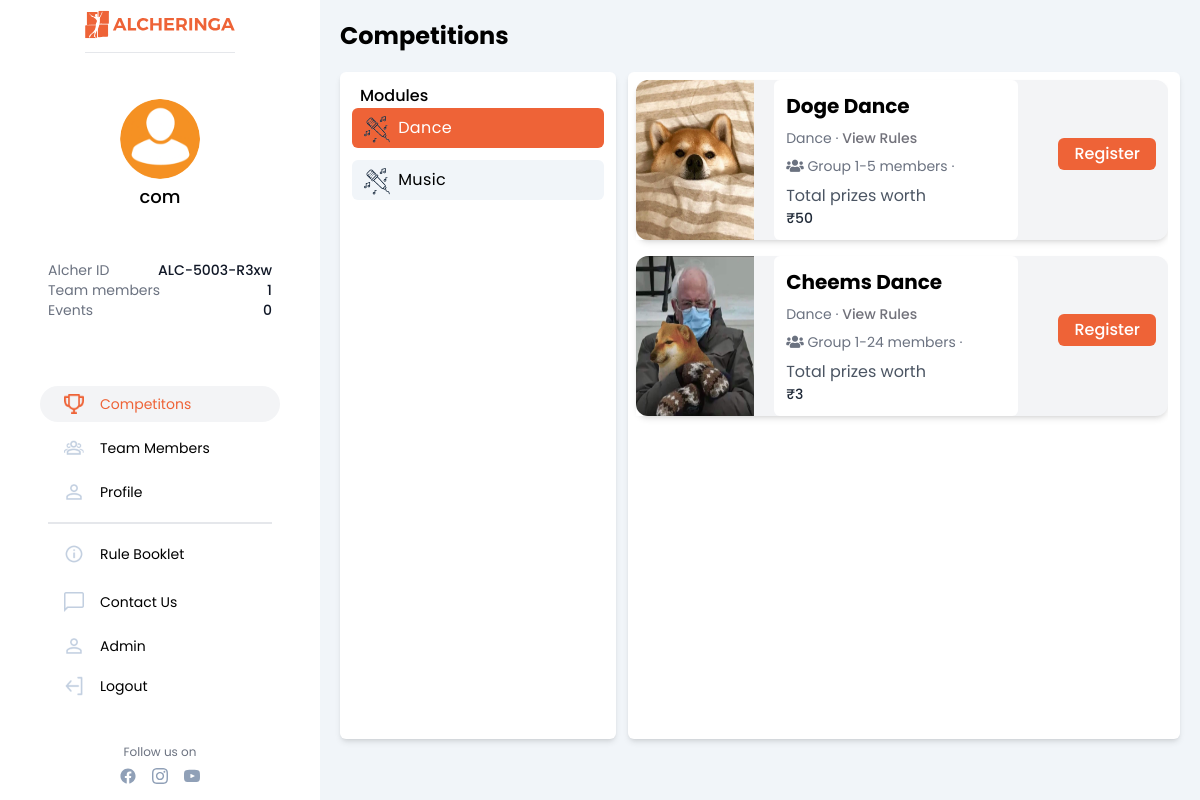
Page /competitions/ (signed in) on the committed database.
### authentication/models.py (models this page shows, shortened)
class NewUser(AbstractBaseUser, PermissionsMixin):
    alcherid = models.CharField(
        max_length=255, blank=True, unique=True)
    id = models.SlugField(primary_key=True, default=uuid.uuid4)
    img = models.ImageField(upload_to="image_uploads/userdp/",
                            default='user-default.png')
    email = models.EmailField(_('email address'), unique=True)
    username = models.CharField(max_length=150, unique=True)
    collegename = models.CharField(max_length=150, unique=False)
    city = models.CharField(max_length=150, unique=False)
    fullname = models.CharField(max_length=150, blank=True)
    phone = PhoneNumberField(unique=False, blank=True)
    alternate_phone = PhoneNumberField(unique=False, blank=True,null=True)
    interest = models.ManyToManyField(
        "competitions.Module", related_name="interest")
    team_members=models.IntegerField(default=0)
    no_of_events_registered=models.IntegerField(default=0)
    date_joined = models.DateTimeField(default=timezone.now)
    provider = models.CharField(max_length=200, unique=False, default="email")
    about = models.TextField(_('about'), max_length=500, blank=True)
    is_staff = models.BooleanField(default=False)
    is_active = models.BooleanField(default=False)
    objects = CustomAccountManager()
    USERNAME_FIELD = 'email'
    REQUIRED_FIELDS = ['username']

### competitions/models.py (models this page shows, shortened)
class Module(models.Model):
    id = models.SlugField(primary_key=True, default=uuid.uuid4)
    module = models.CharField(max_length=127)
    module_query_name_without_spaces_all_small = models.CharField(max_length=127)
    module_icon = models.ImageField(
        upload_to="image_uploads/moduleicons/", default='module_icon_default.png')
    def __str__(self):
          return str(self.module)

class Competition(models.Model):
  id = models.SlugField(primary_key=True, default=uuid.uuid4)
  module=models.ForeignKey(Module,related_name='modulename',on_delete=models.CASCADE)
  event_name = models.CharField(max_length = 255)
  event_desc = models.CharField(max_length = 255)
  event_rules=models.TextField()
  min_members = models.IntegerField(default=1)
  max_members = models.IntegerField(default = 1)
  prize_worth = models.IntegerField()
  image = models.ImageField(upload_to="image_uploads/event_pics/", default='event_default.png')

### competitions/views.py (the view)
# urls.py: path('', views.showallcompetitions, name='showallcompetitions'),
@login_required(login_url='login')
def showallcompetitions(request):
    modulequery = request.GET.get('module') or 'dance'
    module_comp = Competition.objects.all()
    module = None
    if modulequery:
        module = Module.objects.get(
            module_query_name_without_spaces_all_small=modulequery)
        module_comp = module_comp.filter(module=module)
    modules = Module.objects.all()
    if module:
        modulename = module.module_query_name_without_spaces_all_small
    return render(request, 'competitions/allcomp.html', {'allmod': modules, 'allcomp': module_comp, 'modulename': modulename,'active_page':'competitions'})

### templates/competitions/allcomp.html (shortened to what this page needs)
{% extends '../basictailwind.html'%}
{% load static %}
{%block body%}
<div style="background-color: #F3F6F8;">
    </head>
    <body>
        <div class="md:flex md:flex-row sm:flex-col">
            {% include 'navbar.html' %}
            <span class="content bg-slate-100 h-screen">
                <span class="flex flex-row items-end h-10 mt-3 mb-3">
                    <span
                        class="competition-title font-poppins inline w-11/12 align-middle md:pl-5 font-bold text-2xl sm:justify-center sm:text-center">
                        <p class="text-center pl-5 md:text-left md:pl-0"> Competitions</p>
                    </span>
                </span>
                <div class="md:m-5 bg-inherit flex md:flex-row md:h-5/6 flex-col">
                    <div class="m-0 p-0 md:rounded-md bg-white md:w-1/3 h-full inline overflow-auto shadow-md">
                        <div>
                            <p class="pl-5 pt-3 font-medium hideitems">Modules</p>
                        </div>
                        <div class="flex flex-col flex-nowrap overflow-auto competitions-list mydropdown">
                            {% for module in allmod %}
                            <a href="?module={{module.module_query_name_without_spaces_all_small}}" class="hideitems moduleitems"
                                onclick="mobchange('{{module.module_query_name_without_spaces_all_small}}'); changecolor('{{module.module_query_name_without_spaces_all_small}}')">
                                <div class="h-10 bg-slate-100 m-3 mt-0 rounded-md flex align-middle ii"
                                    id="{{module.module_query_name_without_spaces_all_small}}">
                                    <img src="{{module.module_icon.url}}" alt="dance"
                                        class="h-4/6 ml-3 m-2">
                                    <span class="inline-block align-middle mt-2 tracking-wide">{{module.module}}</span>
                                </div>
                            </a>
                            {%endfor%}
                        </div>
                    </div>
                    <div class="m-0 pr-3 rounded-md bg-white md:w-2/3 h-full inline ml-3 sm:w-full shadow-md">
                        <div class="competitions-list overflow-auto w-full">
                            {% for comp in allcomp %}
                            <div class="flex flex-col justify-center">
                                <div class="relative bg-gray-100 rounded-xl shadow-md my-2 ml-2 flex flex-col md:flex-row md:space-x-5 space-y-3 md:space-y-0 lg:pr-3 max-w-xs md:max-w-3xl">
                                    <div class="w-full md:w-1/3 bg-white grid place-items-center">
                                        <img src="{{comp.image.url}}" class="lg:rounded-l-xl w-full h-full" />
                                    </div>
                                    <div class="w-full md:w-2/3 bg-white flex flex-col space-y-2 p-3  bg-gray-100 rounded-md ">
                                        <h3 class="font-medium md:text-xl text-xl" style="font-weight: 700;">{{comp.event_name}}</h3>
                                        <p class="md:text-sm text-gray-500 text-base">{{comp.module}} &#xb7; <span style="color: #EE6337;text-decoration:none;"><a onclick="showrules()"><span class="md:text-sm text-zinc-500 text-amber-600 font-medium">
                                                View Rules
                                            </span>
                                        </a></span></p>
                                        <p class="md:text-sm text-gray-500 text-base">
                                            {%if comp.min_members == 1 and comp.max_members == 1 %}
                                            <i class="fa fa-user" aria-hidden="true"></i> Single
                                            {%else%}
                                            <i class="fa fa-users" aria-hidden="true"></i> Group {{comp.min_members}}-{{comp.max_members}} members
                                            {%endif%}
                                                &#xb7;
                                        </p>
                                        <p class="text-sm text-gray-800">
                                            <span class="font-normal text-gray-600 text-base">Total prizes worth</span><br>
                                            <span class="font-medium">₹{{comp.prize_worth}}</span>
                                        </p>
                                    </div>
                                    <div class="sm:pb-3 inline-block flex">
                                        <a href="{% url 'registercomp' slug=comp.id %}" class="my-auto"><button
                                            class="orcolor text-white md:ml-5 pt-1 pb-1 pl-4 pr-4 rounded-md font-medium">Register</button></a>
                                    </div>
                                </div>
                            </div>
                            {% endfor%}
                        </div>
                    </div>
                </div>
            </span>
        </div>
    </body>
    </html>
    {% endblock %}

### templates/navbar.html (shortened to what this page needs)
{%load static%}
  <nav class="w-80 hidden sm:block bg-white rounded shadow-md">
    <div class="w-80 h-screen flex flex-col justify-between bg-white border-gray-400 px-12 fixed float-left">
      <a href="/"><img src="{% static 'imgs/alcher_orange.svg'%}" class="mt-2 mx-auto pb-3 border-b" width="150px" height="40px" alt="logo" border="0" /></a>
      <div class="flex flex-col justify-center my-1">
        <img style="height : 80px; width : 80px; border-radius: 50%;" src="{{request.user.img.url}}" alt="profile pic" border="0"
                class="mx-auto rounded-full" />
        <div class="mt-1 font-medium text-lg text-center">{{request.user.username}}</div>
      </div>
      <div class="flex flex-col justify-center my-1">
        <div class="text-sm text-gray-500 flex justify-between flex-wrap items-center"><p>Alcher ID</p>
          <p class="text-gray-900 font-medium">
            {{request.user.alcherid}}
          </p></div>
        <div class="text-sm text-gray-500 flex justify-between flex-wrap items-center"><p>Team members</p>
          <p class="text-gray-900 font-medium">
            {{request.user.team_members}}
          </p>
          </div>
        <div class="text-sm text-gray-500 flex justify-between flex-wrap  items-center"><p>Events</p>
          <p class="text-gray-900 font-medium">
            {{request.user.no_of_events_registered}}
          </p>
          </div>
      </div>
      <div class="pt-2 mt-2 mb-4 flex flex-col justify-center md:text-md text-sm items-center">
        <a href="{%url 'showallcompetitions'%}"><div class="rounded-full flex items-center flex-nowrap my-1 py-2 pl-6 w-60 hover:border-0 hover:bg-gray-100" id="competitions">
         <img src="{% static 'icons/nav/normal/competitions.png'  %}" alt="" class="h-5 w-5 object-cover">
          <p class="pl-4 font-mediums">Competitons</p>
        </div></a>
        <a href="{%url 'team'%}"><div class="rounded-full flex items-center flex-nowrap my-1 py-2 w-60 pl-6 hover:border-0 hover:bg-gray-100" id="team">
          <img src="{% static 'icons/nav/normal/team.png' %}" alt="" class="h-5 w-5 object-cover">
          <p class="pl-4 font-mediums">Team Members</p>
        </div></a>
        <a href='{%url 'profile'%}'>
        <div class="rounded-full flex items-center flex-nowrap my-1 py-2 w-60 pl-6 hover:border-0 hover:bg-gray-100 mb-3" id="profile">
          <img src="{% static 'icons/nav/normal/profile.png' %}" alt="" class="h-5 w-5 object-cover">
          <p class="pl-4 font-mediums">Profile</p>
        </div>
        </a>
        <hr class="border bg-gray-200 w-full" />
        <a href="s"><div class="rounded-full flex items-center flex-nowrap my-2 py-2 w-60 pl-6 hover:border-0 hover:bg-gray-100 mt-3">
          <img src="{% static 'icons/nav/normal/rulebook.png' %}" alt="" class="h-5 w-5 object-cover">
          <p class="pl-4 font-mediums" id="rulebook">Rule Booklet</p>
        </div></a>
        <a href="n"><div class="rounded-full flex items-center flex-nowrap my-1 py-2 w-60 pl-6 hover:border-0 hover:bg-gray-100">
          <img src="{% static 'icons/nav/normal/contact.png' %}" alt="" class="h-5 w-5 object-cover">
          <p class="pl-4 font-mediums" id="contactus">Contact Us</p>
        </div></a>
        {%if request.user.is_staff%}
        <a href="/admin" target="_blank"><div class="rounded-full flex items-center flex-nowrap my-1 py-2 pl-6 w-60 hover:border-0 hover:bg-gray-100">
          <img src="{% static 'icons/nav/normal/admin.png' %}" alt="" class="h-5 w-5 object-cover">
          <p class="pl-4 font-mediums">Admin</p>
        </div></a>
        {%endif%}
        <a href='{% url 'logout'%}'>
        <div class="rounded-full flex items-center flex-nowrap py-2 pl-6 w-60 hover:border-0 hover:bg-gray-100">
          <img src="{% static 'icons/nav/normal/logout.png' %}" alt="" class="h-5 w-5 object-cover">
          <p class="pl-4 font-mediums">Logout</p>
        </div>
        </a>
        <br>
        <br>
        <div>
            <div style="text-align:center">
                <p class="text-xs text-gray-500">Follow us on</p>
                <div class=" flex justify-center space-x-4 mt-2">
                  <a style="cursor:pointer;" href="https://www.facebook.com/alcheringaiitg" target="_blank">
                    </a>
                  <a style="cursor:pointer;" href="https://www.instagram.com/alcheringaiitg/" target="_blank">
                    </a>
                  <a style="cursor:pointer;" href="https://twitter.com/alcheringaiitg" target="_blank">
                    </a>
                </div>
            </div>
        </div>
      </div>
    </div>
  </nav>

### templates/basictailwind.html (style rules this page uses)
body { font-family: 'Poppins', sans-serif; }
.orcolor { background-color: #EE6337; }

### templates/competitions/allcomp.html (style rules this page uses)
.orcolor { background-color: #EE6337; }
.competitions-list { height: 90%; }
.content { width: 76.6%; }

### rows in the picture
NewUser: user.img (placeholder picture), user.username "com", user.alcherid "ALC-5003-R3xw", user.team_members "1", user.no_of_events_registered "0"
Module: module_icon (placeholder picture), module "Dance"
Module: module_icon (placeholder picture), module "Music"
Competition: image (picture), event_name "Doge Dance", module "Dance", min_members "1", max_members "5", prize_worth "50"
Competition: image (picture), event_name "Cheems Dance", module "Dance", min_members "1", max_members "24", prize_worth "3"
